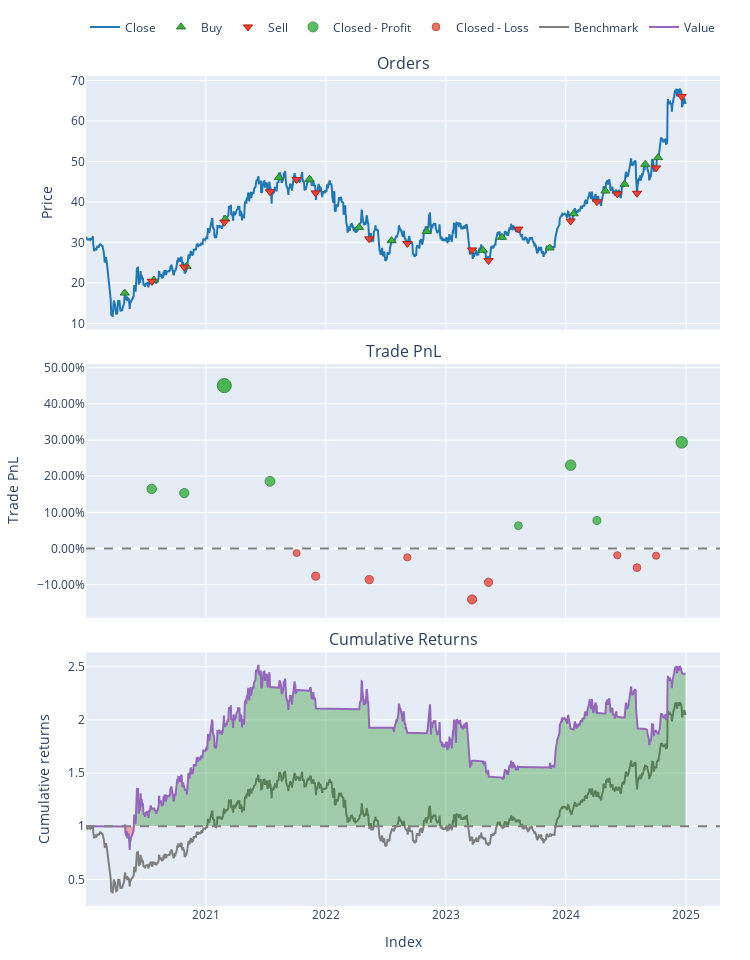

Here is the notebook cell this chart was saved with:
### Code cell
# Plot equity curve
portfolio.plot().show()

### Figure 1 — Plotly figure (JSON) as saved in the notebook; plotly's stock layout.template omitted (floating-point values rounded to 4 significant figures; data arrays with more than 128 entries replaced by an {"elided": "..."} marker saying what was removed)
{"data": [{"legendgroup": "0", "line": {"color": "#1f77b4"}, "name": "Close", "showlegend": true, "type": "scatter", "uid": "69d40f50-cb83-444e-8015-6f23a109fc0a", "x": {"elided": "1258 str values"}, "xaxis": "x", "y": {"elided": "1258 float values"}, "yaxis": "y"}, {"customdata": [[0, 5713.0, 99.9], [2, 5618.0, 116.4], [4, 5568.0, 134.2], [6, 5438.0, 194.6], [8, 5013.0, 230.7], [10, 4994.0, 227.8], [12, 6243.0, 210.5], [14, 6322.0, 192.4], [16, 5743.0, 187.8], [18, 5746.0, 161.4], [20, 4683.0, 146.3], [22, 5434.0, 155.6], [24, 5161.0, 191.4], [26, 4830.0, 206.2], [28, 4559.0, 202.4], [30, 3890.0, 191.7], [32, 3689.0, 188.0]], "hovertemplate": "Order Id: %{customdata[0]}<br>Timestamp: %{x}<br>Price: %{y}<br>Size: %{customdata[1]:.6f}<br>Fees: %{customdata[2]:.6f}", "legendgroup": "1", "marker": {"color": "#37B13F", "line": {"color": "rgb(38,123,44)", "width": 1}, "size": 8, "symbol": "triangle-up"}, "mode": "markers", "name": "Buy", "type": "scatter", "uid": "aaa734ec-9572-4d81-982e-3b04140e680e", "x": ["2020-04-29T00:00:00", "2020-07-27T00:00:00", "2020-11-03T00:00:00", "2021-03-01T00:00:00", "2021-08-11T00:00:00", "2021-11-12T00:00:00", "2022-04-12T00:00:00", "2022-07-20T00:00:00", "2022-11-04T00:00:00", "2023-04-24T00:00:00", "2023-06-21T00:00:00", "2023-11-13T00:00:00", "2024-01-25T00:00:00", "2024-05-01T00:00:00", "2024-06-28T00:00:00", "2024-08-30T00:00:00", "2024-10-08T00:00:00"], "xaxis": "x", "y": [17.49, 20.71, 24.1, 35.78, 46.02, 45.62, 33.71, 30.44, 32.69, 28.08, 31.25, 28.63, 37.09, 42.69, 44.4, 49.29, 50.95], "yaxis": "y"}, {"customdata": [[1, 5713.0, 116.6], [3, 5618.0, 134.4], [5, 5568.0, 195.0], [7, 5438.0, 231.2], [9, 5013.0, 228.3], [11, 4994.0, 210.9], [13, 6243.0, 192.8], [15, 6322.0, 188.1], [17, 5743.0, 161.7], [19, 5746.0, 146.6], [21, 4683.0, 155.9], [23, 5434.0, 191.8], [25, 5161.0, 206.6], [27, 4830.0, 202.8], [29, 4559.0, 192.1], [31, 3890.0, 188.3], [33, 3689.0, 243.6]], "hovertemplate": "Order Id: %{customdata[0]}<br>Timestamp: %{x}<br>Price: %{y}<br>Size: %{customdata[1]:.6f}<br>Fees: %{customdata[2]:.6f}", "legendgroup": "2", "marker": {"color": "#EA4335", "line": {"color": "rgb(181,31,18)", "width": 1}, "size": 8, "symbol": "triangle-down"}, "mode": "markers", "name": "Sell", "type": "scatter", "uid": "a9f425eb-b570-4d1e-b387-6eb51bc2a96c", "x": ["2020-07-20T00:00:00", "2020-10-27T00:00:00", "2021-02-26T00:00:00", "2021-07-15T00:00:00", "2021-10-04T00:00:00", "2021-12-01T00:00:00", "2022-05-13T00:00:00", "2022-09-06T00:00:00", "2023-03-22T00:00:00", "2023-05-11T00:00:00", "2023-08-10T00:00:00", "2024-01-16T00:00:00", "2024-04-05T00:00:00", "2024-06-06T00:00:00", "2024-08-05T00:00:00", "2024-10-02T00:00:00", "2024-12-19T00:00:00"], "xaxis": "x", "y": [20.41, 23.93, 35.02, 42.52, 45.54, 42.23, 30.88, 29.76, 28.15, 25.52, 33.29, 35.29, 40.04, 41.99, 42.14, 48.41, 66.03], "yaxis": "y"}, {"customdata": [[0, 0, 16470.0, 0.1648], [1, 1, 17850.0, 0.1534], [2, 2, 60450.0, 0.4505], [3, 3, 36190.0, 0.186], [10, 10, 9239.0, 0.06314], [11, 11, 35870.0, 0.2306], [12, 12, 14850.0, 0.0776], [16, 16, 55190.0, 0.2936]], "hovertemplate": "Exit Trade Id: %{customdata[0]}<br>Position Id: %{customdata[1]}<br>Exit Timestamp: %{x}<br>PnL: %{customdata[2]:.6f}<br>Return: %{customdata[3]:.2%}", "legendgroup": "3", "marker": {"color": "#37B13F", "line": {"color": "rgb(38,123,44)", "width": 1}, "opacity": [0.8022, 0.7982, 0.9, 0.8094, 0.7673, 0.8247, 0.7723, 0.8463], "size": [9.434, 9.251, 14, 9.772, 7.809, 10.49, 8.04, 11.49], "symbol": "circle"}, "mode": "markers", "name": "Closed - Profit", "type": "scatter", "uid": "c589c982-cd02-4e4a-9828-d6e642794fcf", "x": ["2020-07-20T00:00:00", "2020-10-27T00:00:00", "2021-02-26T00:00:00", "2021-07-15T00:00:00", "2023-08-10T00:00:00", "2024-01-16T00:00:00", "2024-04-05T00:00:00", "2024-12-19T00:00:00"], "xaxis": "x2", "y": [0.1648, 0.1534, 0.4505, 0.186, 0.06314, 0.2306, 0.0776, 0.2936], "yaxis": "y2"}, {"customdata": [[4, 4, -2888.0, -0.01252], [5, 5, -17360.0, -0.0762], [6, 6, -18060.0, -0.08582], [7, 7, -4683.0, -0.02434], [8, 8, -26420.0, -0.1407], [9, 9, -15060.0, -0.09331], [13, 13, -3827.0, -0.01856], [14, 14, -10670.0, -0.05271], [15, 15, -3788.0, -0.01975]], "hovertemplate": "Exit Trade Id: %{customdata[0]}<br>Position Id: %{customdata[1]}<br>Exit Timestamp: %{x}<br>PnL: %{customdata[2]:.6f}<br>Return: %{customdata[3]:.2%}", "legendgroup": "4", "marker": {"color": "#EA4335", "line": {"color": "rgb(181,31,18)", "width": 1}, "opacity": [0.75, 0.7718, 0.7751, 0.754, 0.7939, 0.7777, 0.7521, 0.7638, 0.7525], "size": [7, 8.018, 8.172, 7.189, 9.049, 8.291, 7.096, 7.642, 7.116], "symbol": "circle"}, "mode": "markers", "name": "Closed - Loss", "type": "scatter", "uid": "fc2676d1-a415-49f5-871e-d7af094ed7c5", "x": ["2021-10-04T00:00:00", "2021-12-01T00:00:00", "2022-05-13T00:00:00", "2022-09-06T00:00:00", "2023-03-22T00:00:00", "2023-05-11T00:00:00", "2024-06-06T00:00:00", "2024-08-05T00:00:00", "2024-10-02T00:00:00"], "xaxis": "x2", "y": [-0.01252, -0.0762, -0.08582, -0.02434, -0.1407, -0.09331, -0.01856, -0.05271, -0.01975], "yaxis": "y2"}, {"legendgroup": "5", "line": {"color": "#7f7f7f"}, "name": "Benchmark", "showlegend": true, "type": "scatter", "uid": "ae576fb1-8322-451d-8586-635555eeadd5", "x": {"elided": "1258 str values"}, "xaxis": "x3", "y": {"elided": "1258 float values"}, "yaxis": "y3"}, {"hoverinfo": "skip", "legendgroup": "6", "line": {"color": "rgba(0, 0, 0, 0)", "width": 0}, "opacity": 0, "showlegend": false, "type": "scatter", "uid": "1a5082c5-37ad-4616-b756-dcba79eecff5", "x": {"elided": "1258 str values"}, "xaxis": "x3", "y": {"elided": "1258 int values"}, "yaxis": "y3"}, {"connectgaps": false, "fill": "tonexty", "fillcolor": "rgba(0, 128, 0, 0.3)", "hoverinfo": "skip", "legendgroup": "6", "line": {"color": "rgba(0, 0, 0, 0)", "width": 0}, "opacity": 0, "showlegend": false, "type": "scatter", "uid": "5eaf72fa-dbe9-4708-bc53-0a9fe0a1543d", "x": {"elided": "1258 str values"}, "xaxis": "x3", "y": {"elided": "1258 float values"}, "yaxis": "y3"}, {"hoverinfo": "skip", "legendgroup": "6", "line": {"color": "rgba(0, 0, 0, 0)", "width": 0}, "opacity": 0, "showlegend": false, "type": "scatter", "uid": "84a430ab-3e07-483c-abba-42e8b1be9eb6", "x": {"elided": "1258 str values"}, "xaxis": "x3", "y": {"elided": "1258 int values"}, "yaxis": "y3"}, {"connectgaps": false, "fill": "tonexty", "fillcolor": "rgba(255, 0, 0, 0.3)", "hoverinfo": "skip", "legendgroup": "6", "line": {"color": "rgba(0, 0, 0, 0)", "width": 0}, "opacity": 0, "showlegend": false, "type": "scatter", "uid": "9a5627ef-eb35-4383-889b-2b4be8f8c05e", "x": {"elided": "1258 str values"}, "xaxis": "x3", "y": {"elided": "1258 float values"}, "yaxis": "y3"}, {"legendgroup": "7", "line": {"color": "#9467bd"}, "name": "Value", "showlegend": true, "type": "scatter", "uid": "d3a6ba4b-81df-4dde-bca2-ff10a07eec33", "x": {"elided": "1258 str values"}, "xaxis": "x3", "y": {"elided": "1258 float values"}, "yaxis": "y3"}, {"hoverinfo": "skip", "legendgroup": "6", "line": {"color": "rgba(0, 0, 0, 0)", "width": 0}, "opacity": 0, "showlegend": false, "type": "scatter", "uid": "22ace909-02b4-428d-b556-33445933fa55", "x": {"elided": "1258 str values"}, "xaxis": "x3", "y": {"elided": "1258 int values"}, "yaxis": "y3"}], "layout": {"annotations": [{"font": {"size": 16}, "showarrow": false, "text": "Orders", "x": 0.5, "xanchor": "center", "xref": "paper", "y": 1, "yanchor": "bottom", "yref": "paper"}, {"font": {"size": 16}, "showarrow": false, "text": "Trade PnL", "x": 0.5, "xanchor": "center", "xref": "paper", "y": 0.6528, "yanchor": "bottom", "yref": "paper"}, {"font": {"size": 16}, "showarrow": false, "text": "Cumulative Returns", "x": 0.5, "xanchor": "center", "xref": "paper", "y": 0.3056, "yanchor": "bottom", "yref": "paper"}], "height": 960, "legend": {"orientation": "h", "traceorder": "normal", "x": 1, "xanchor": "right", "y": 1.042, "yanchor": "bottom"}, "margin": {"b": 30, "l": 30, "r": 30, "t": 30}, "shapes": [{"line": {"color": "gray", "dash": "dash"}, "type": "line", "x0": 0, "x1": 1, "xref": "paper", "y0": 0, "y1": 0, "yref": "y2"}, {"line": {"color": "gray", "dash": "dash"}, "type": "line", "x0": 0, "x1": 1, "xref": "paper", "y0": 1, "y1": 1, "yref": "y3"}], "showlegend": true, "width": 750, "xaxis": {"anchor": "y", "domain": [0, 1], "matches": "x3", "showticklabels": false}, "xaxis2": {"anchor": "y2", "domain": [0, 1], "matches": "x3", "showticklabels": false}, "xaxis3": {"anchor": "y3", "domain": [0, 1], "title": {"text": "Index"}}, "yaxis": {"anchor": "x", "domain": [0.6944, 1], "title": {"text": "Price"}}, "yaxis2": {"anchor": "x2", "domain": [0.3472, 0.6528], "tickformat": ".2%", "title": {"text": "Trade PnL"}}, "yaxis3": {"anchor": "x3", "domain": [0, 0.3056], "title": {"text": "Cumulative returns"}}}}
